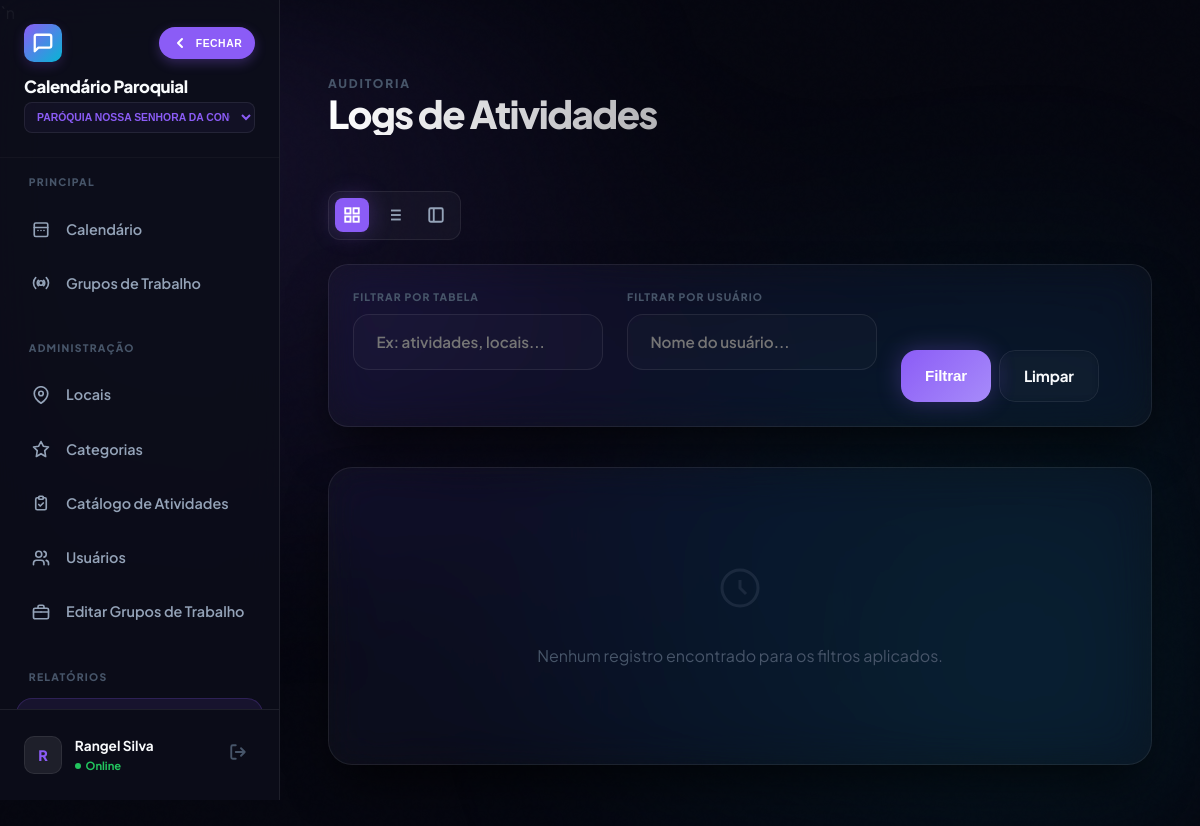
The page /logs.php (signed in) on the database as committed earlier.
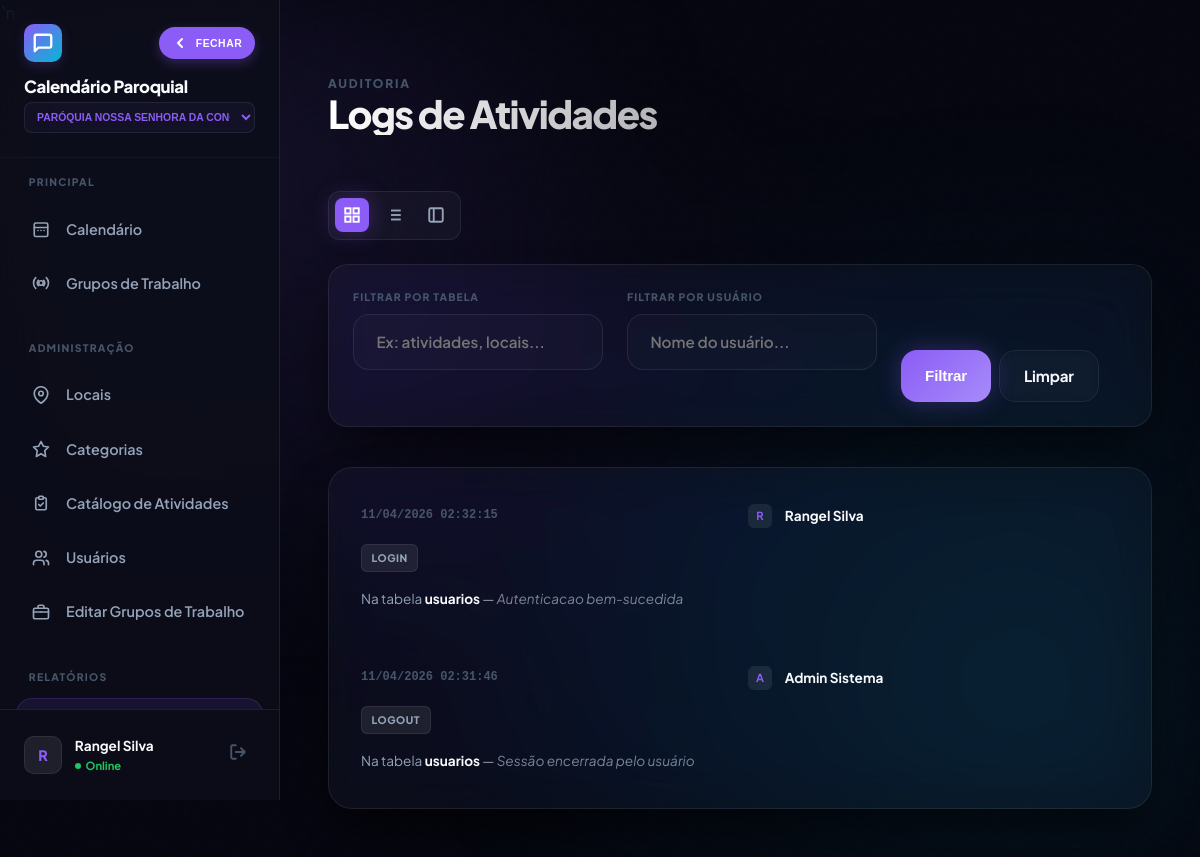
The same page on the database as committed later.
### tables this page shows
CREATE TABLE `log_alteracoes` (
  `id` int(10) unsigned NOT NULL AUTO_INCREMENT,
  `usuario_id` int(10) unsigned DEFAULT NULL,
  `acao` varchar(255) NOT NULL,
  `tabela_afetada` varchar(100) DEFAULT NULL,
  `registro_id` int(10) unsigned DEFAULT NULL,
  `detalhes_alteracao` text DEFAULT NULL,
  `paroquia_id` int(10) unsigned DEFAULT NULL,
  `ip_origem` varchar(45) DEFAULT NULL,
  `data_hora` timestamp NULL DEFAULT current_timestamp(),
  PRIMARY KEY (`id`)
);

CREATE TABLE `usuarios` (
  `id` int(10) unsigned NOT NULL AUTO_INCREMENT,
  `nome` varchar(255) NOT NULL,
  `email` varchar(255) NOT NULL,
  `senha` varchar(255) NOT NULL,
  `perfil_id` int(10) unsigned DEFAULT NULL,
  `paroquia_id` int(10) unsigned DEFAULT NULL,
  `sexo` varchar(20) DEFAULT NULL,
  `telefone` varchar(20) DEFAULT NULL,
  `palavra_chave` varchar(255) DEFAULT NULL,
  `ativo` tinyint(1) DEFAULT 1,
  `perm_criar_eventos` tinyint(1) DEFAULT 0,
  `perm_editar_eventos` tinyint(1) DEFAULT 0,
  `perm_excluir_eventos` tinyint(1) DEFAULT 0,
  `perm_ver_restritos` tinyint(1) DEFAULT 0,
  `perm_cadastrar_usuario` tinyint(1) DEFAULT 0,
  `perm_admin_usuarios` tinyint(1) DEFAULT 0,
  `perm_ver_logs` tinyint(1) DEFAULT 0,
  `data_criacao` timestamp NULL DEFAULT current_timestamp(),
  `ultimo_login` timestamp NULL DEFAULT NULL,
  `data_nascimento` date DEFAULT NULL,
  `foto_perfil` varchar(255) DEFAULT NULL,
  `nivel_acesso` int(10) DEFAULT 0,
  `perfil_nome` varchar(50) DEFAULT NULL,
  `perm_ver_calendario` tinyint(1) DEFAULT 1,
  `perm_admin_sistema` tinyint(1) DEFAULT 0,
  `perm_gerenciar_catalogo` tinyint(1) DEFAULT 0,
  `perm_gerenciar_grupos` tinyint(1) DEFAULT 0,
  PRIMARY KEY (`id`),
  UNIQUE KEY `email` (`email`),
  KEY `fk_usuario_perfil` (`perfil_id`),
  KEY `fk_usuario_paroquia` (`paroquia_id`),
  CONSTRAINT `fk_usuario_paroquia` FOREIGN KEY (`paroquia_id`) REFERENCES `paroquias` (`id`) ON DELETE SET NULL,
  CONSTRAINT `fk_usuario_perfil` FOREIGN KEY (`perfil_id`) REFERENCES `perfis` (`id`) ON DELETE SET NULL
);

### config.php (called while the page is built, shortened)
<?php
function has_level(int $min_level): bool {
    return isset($_SESSION['usuario_nivel']) && (int)$_SESSION['usuario_nivel'] <= $min_level;
}
function h(mixed $v): string {
    return htmlspecialchars((string)($v ?? ''), ENT_QUOTES, 'UTF-8');
}
?>

### functions.php (called while the page is built, shortened)
<?php
require_once __DIR__ . '/config.php';
function current_paroquia_id(): int {
    return (int)($_SESSION['paroquia_id'] ?? 0);
}
?>

### logs.php (the view, shortened to what the rows shown need)
<?php
require_once 'functions.php';
$pid = current_paroquia_id();
$where = [];
$params = [];
$types = "";
if (!has_level(0)) {
    $where[] = "l.paroquia_id = ?";
    $params[] = $pid;
    $types .= "i";
}
$sql = "
    SELECT l.*, u.nome as usuario_nome, u.foto_perfil
    FROM log_alteracoes l
    LEFT JOIN usuarios u ON l.usuario_id = u.id
";
if ($where) {
    $sql .= " WHERE " . implode(" AND ", $where);
}
$sql .= " ORDER BY l.data_hora DESC LIMIT 100";
$stmt = $conn->prepare($sql);
if ($params) {
    $stmt->bind_param($types, ...$params);
}
$stmt->execute();
$logs = $stmt->get_result();
?>
<!DOCTYPE html>
<html lang="pt-BR">
<head>
    <link rel="stylesheet" href="style.css">`n    <link rel="stylesheet" href="css/responsive.css">
</head>
<body>
    <div class="app-shell">
        <main class="main-content">
            <header class="header-flex animate-in">
                <div>
                    <h1 class="gradient-text">Logs de Atividades</h1>
                </div>
            </header>
            <section class="glass timeline animate-in" id="dataContainer" style="border-radius: 24px; padding: 1rem 0; animation-delay: 0.2s;">
                <?php if ($logs->num_rows > 0): ?>
                    <?php while ($l = $logs->fetch_assoc()): ?>
                    <?php
                        $badgeClass = '';
                    ?>
                    <div class="log-item">
                        <div class="log-date"><?= date('d/m/Y H:i:s', strtotime($l['data_hora'])) ?></div>
                        <div class="log-user">
                            <div class="avatar">
                                <?php if (!empty($l['foto_perfil']) && file_exists(__DIR__ . '/' . $l['foto_perfil'])): ?>
                                    <img src="<?= h($l['foto_perfil']) ?>?v=<?= time() ?>" alt="Foto">
                                <?php else: ?>
                                    <?= mb_substr($l['usuario_nome'] ?: '?', 0, 1) ?>
                                <?php endif; ?>
                            </div>
                            <span><?= h($l['usuario_nome'] ?: 'Sistema') ?></span>
                        </div>
                        <div style="display: flex;"><span class="log-badge <?= $badgeClass ?>"><?= h($l['acao']) ?></span></div>
                        <div class="log-desc">
                            Na tabela <b style="color: var(--text);"><?= h($l['tabela_afetada']) ?></b>
                            <?php if ($l['detalhes_alteracao']): ?>
                                — <span style="font-style: italic; opacity: 0.8;"><?= h($l['detalhes_alteracao']) ?></span>
                            <?php endif; ?>
                        </div>
                    </div>
                    <?php endwhile; ?>
                <?php endif; ?>
            </section>
        </main>
    </div>
</body>
</html>

Rows that differ between the two databases and show on the page:
added log_alteracoes: data_hora "11/04/2026 02:32:15", usuario.nome "R", usuario.nome "Rangel Silva", acao "LOGIN", tabela_afetada "usuarios", detalhes_alteracao "Autenticacao bem-sucedida"
added log_alteracoes: data_hora "11/04/2026 02:31:46", usuario.nome "A", usuario.nome "Admin Sistema", acao "LOGOUT", tabela_afetada "usuarios", detalhes_alteracao "Sessão encerrada pelo usuário"
Other text that changed with them:
text no longer shown: "Nenhum registro encontrado para os filtros aplicados."
